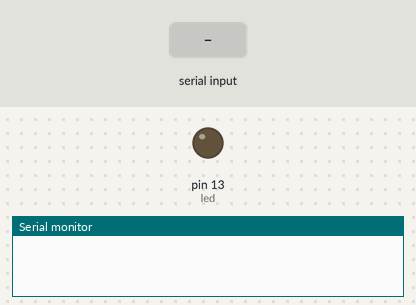
Recording of a sketch running on a simulated Arduino Uno, built with avr-gcc and run on an emulated ATmega328P. Shown: output pins drawn as LEDs (lit = HIGH), the last lines printed to the serial monitor. Inputs (shaded band) come from the test bench.

Above: at 1.2 s.
1.3 s: "a" received over Serial
At 2.5 s:
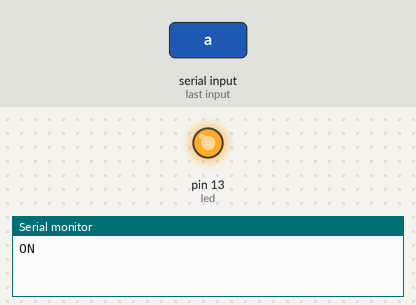
2.8 s: "b" received over Serial
At 3.7 s:
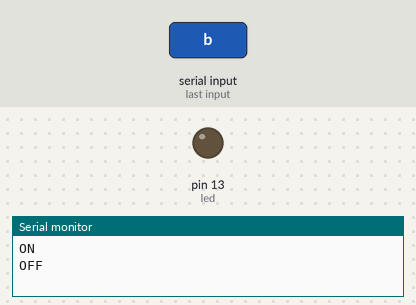
Timing chart, 0 to 5.8 s (numbered marks = the images above; inputs shaded):
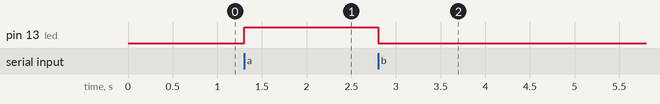

The sketch:

sketch_sep12b.ino
```cpp
int option;
int led = 13;

void setup(){
  Serial.begin(9600);
  pinMode(led, OUTPUT);
}

void loop(){
  //si existe datos disponibles los leemos
  if (Serial.available()>0){
    //leemos la opcion enviada
    option=Serial.read();
    if(option=='b') {
      digitalWrite(led, LOW);
      Serial.println("OFF");
    }
    if(option=='a') {
      digitalWrite(led, HIGH);
      Serial.println("ON");
    }
  }
}
```

Measured:
- after the input at 1.3 s, pin 13 (led): LOW → HIGH at once
- after the input at 2.8 s, pin 13 (led): HIGH → LOW at once
